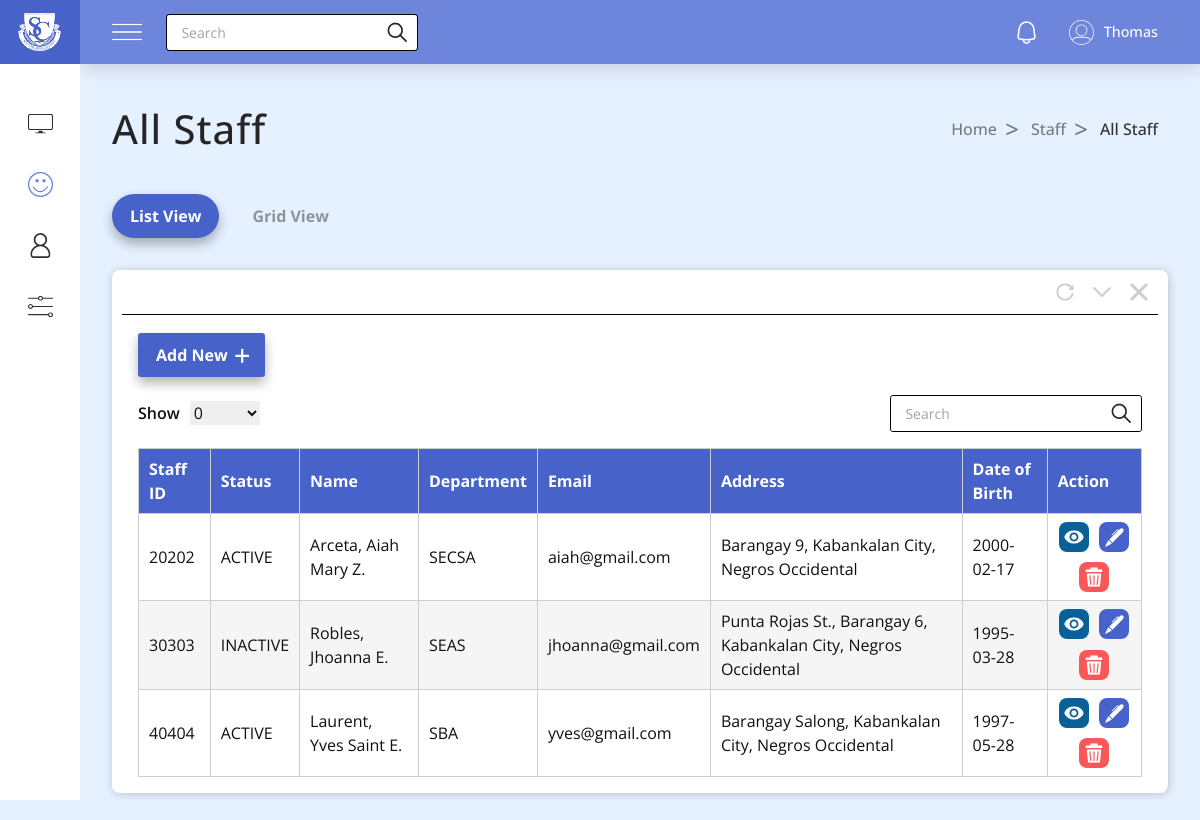
/admin/all_staff.php (signed in), run on the app's committed database.
### tables this page shows
CREATE TABLE `employee_tbl` (
  `employee_id` int(11) NOT NULL,
  `fname` varchar(255) NOT NULL,
  `mname` varchar(255) NOT NULL,
  `lname` varchar(255) NOT NULL,
  `date_of_birth` date NOT NULL,
  `place_of_birth` varchar(255) NOT NULL,
  `sex` varchar(255) NOT NULL,
  `blood_type` varchar(255) NOT NULL,
  `civil_status` varchar(255) NOT NULL,
  `tin_id` varchar(100) NOT NULL,
  `citizenship` varchar(255) NOT NULL,
  `sss_no` varchar(100) NOT NULL,
  `pagibig_no` varchar(100) NOT NULL,
  `philhealth_no` varchar(100) NOT NULL,
  `height` float NOT NULL,
  `weight` float NOT NULL,
  `residential_address` varchar(255) NOT NULL,
  `permanent_address` varchar(255) NOT NULL,
  `email` varchar(255) NOT NULL,
  `contact_number` varchar(100) NOT NULL,
  `status` varchar(255) NOT NULL DEFAULT 'ACTIVE',
  `photo_path` varchar(255) DEFAULT NULL,
  `department` varchar(255) NOT NULL
);

### admin/all_staff.php (the view, shortened to what this page needs)
<?php
$active = "all staff";
?>
<!DOCTYPE html>
<html lang="en">
<head>
    <link rel="stylesheet" href="styles/nav.css" />
    <link rel="stylesheet" href="styles/all.css" />
    <script src="https://cdn.tailwindcss.com"></script>
</head>
<body>
    <?php require 'partials/aside.php' ?>
    <?php require 'partials/nav.php' ?>
    <section class="section">
        <div class="section-title">
            <h1>All Staff</h1>
            <div class="breadcrumbs">
                <a href="/hrms/admin/">Home</a>
                <a href="/hrms/admin/all_staff.php">Staff</a>
                <a href="#">All Staff</a>
            </div>
        </div>
        <div class="view-buttons">
            <button type="button" class="view-btn active">List View</button>
            <button type="button" class="view-btn">Grid View</button>
        </div>
        <div class="table-container">
            <div class="table-buttons">
                <button><img src="images/refresh.svg" alt="refresh"></button>
                <button>
                </button>
                <button><img src="images/x.svg" alt="x"></button>
            </div>
            <hr />
            <div class="all-staff">
                <div class="add-btn">
                    <a href="add_staff.php">Add New</a>
                </div>
                <div class="filter-search-container">
                    <div class="filter">
                        <span>Show</span>
                        <select name="select" id="select">
                            <option value="" selected hidden>0</option>
                        </select>
                    </div>
                    <div class="search-container">
                        <input id="search" name="search" type="text" placeholder="Search" autocomplete="off" />
                        <button>
                            <img src="images/search.svg" alt="" />
                        </button>
                    </div>
                </div>
                <div class="main-table-container">
                    <div class="table">
                        <table>
                            <thead>
                                <tr>
                                    <th>Staff ID</th>
                                    <th>Status</th>
                                    <th>Name</th>
                                    <th>Department</th>
                                    <th>Email</th>
                                    <th>Address</th>
                                    <th>Date of Birth</th>
                                    <th>Action</th>
                                </tr>
                            </thead>
                            <tbody id="staff-table-body">
                                <?php
                                include('includes/connection.php');
                                $query = mysqli_query($conn, "SELECT * FROM `employee_tbl`");
                                while ($row = mysqli_fetch_array($query)) {
                                ?>
                                    <tr>
                                        <td><label><?php echo $row['employee_id']; ?></label></td>
                                        <td><label><?= $row['status'] ?></label></td>
                                        <td><label><?php echo $row['lname'] . ', ' . $row['fname'] . ' ' . $row['mname']; ?></label></td>
                                        <td><label><?php echo $row['department']; ?></label></td>
                                        <td><label><?php echo $row['email']; ?></label></td>
                                        <td><label><?php echo $row['permanent_address']; ?></label></td>
                                        <td><label><?php echo $row['date_of_birth']; ?></label></td>
                                        <td class='action'>
                                            <a class="view-btn" href="about_staff.php?id=<?php echo $row['employee_id'] ?>">
                                                <div>
                                                    <img src="images/eyes.svg" alt="View">
                                                </div>
                                            </a>
                                            <a class='update-btn' href='edit_staff.php?id=<?php echo $row['employee_id']; ?>'>
                                                <div>
                                                    <img src="images/update-btn.svg" alt="update">
                                                </div>
                                            </a>
                                            <a class="delete-btn" href="functions/staff/delete.php?id=<?php echo $row['employee_id']; ?>">
                                                <div>
                                                    <img src="images/delete-btn.svg" alt="update">
                                                </div>
                                            </a>
                                        </td>
                                    </tr>
                                <?php } ?>
                            </tbody>
                        </table>
                    </div>
                </div>
            </div>
        </div>
    </section>
</body>
</html>

### admin/styles/nav.css (style rules this page uses)
.search-container { display: flex; justify-content: center; align-items: center; position: relative; }
.search-container input { width: 200px; height: 35px; padding: 0 0.9rem; padding-right: 2.1rem; outline: none; border: none; border-radius: 3px; font-size: 14px; }
.search-container button { width: 20px; height: 20px; position: absolute; right: 10px; cursor: pointer; }

### admin/styles/all.css (style rules this page uses)
body { display: flex; }
.view-buttons { display: flex; justify-content: start; align-items: center; gap: 15px; }
.view-buttons .view-btn { font-size: 1rem; font-weight: 700; padding: 10px 18px; border-radius: 25px; color: #8d939a; transition: color 0.2s linear; }
.view-buttons .view-btn.active { background: #4763ca; color: white; box-shadow: 0 6px 12px rgba(0, 0, 0, 0.3); }
.table-container { width: 100%; display: flex; flex-direction: column; justify-content: center; margin-top: 2rem; padding: 0 10px 1rem; border-radius: 8px; background: white; box-shadow: 1px 1px 10px rgba(0, 0, 0, 0.2); overflow: hidden; }
.table-container .table-buttons { display: flex; justify-content: end; align-items: center; gap: 1.2rem; padding: 0.8rem 0; padding-right: 10px; }
.table-container .table-buttons button { display: flex; justify-content: start; align-items: center; font-size: 1rem; font-weight: 700; cursor: pointer; }
.table-container .table-buttons button img { width: 18px; height: 18px; object-fit: cover; }
.table-container .table-buttons button svg { width: 18px; height: 18px; object-fit: cover; }
.table-container .table-buttons button #arrow { fill: #cecece; transform: rotate(90deg); }
.table-container hr { height: 0; outline: none; border: none; border-top: 1px solid black; }
.add-btn { height: 5rem; display: flex; justify-content: start; align-items: center; }
.add-btn a { font-size: 1rem; font-weight: 700; padding: 10px 37px 10px 18px; border-radius: 3px; background: #4763ca; color: white; box-shadow: 0 6px 12px rgba(0, 0, 0, 0.3); transition: color 0.2s linear; position: relative; }
.add-btn a::after { content: "+"; position: absolute; top: 0; font-size: 1.8rem; font-weight: 500; margin-left: 0.4rem; }
.filter-search-container { width: 100%; display: flex; justify-content: space-between; align-items: center; }
.filter-search-container .filter { display: flex; justify-content: center; align-items: center; gap: 10px; }
.filter span { font-size: 1rem; font-weight: 600; }
.filter select { width: 70px; font-size: 1rem; }
.search-container { border: 1px solid black; border-radius: 3px; }
.search-container input { width: 250px; }
.all-staff { flex: auto; width: 100%; padding: 0 1rem; }
.main-table-container { flex: auto; width: 100%; overflow-x: auto; }
.table { position: relative; width: 100%; height: 100%; margin-top: 1rem; overflow-x: auto; }
.table table { width: 100%; height: 100%; border-collapse: collapse; table-layout: auto; }
.table table thead { background: #4763ca; color: white; }
.table table tr, .table table th, .table table td { border: 1px solid #cecece; padding: 8px 10px; text-align: start; overflow: hidden; text-overflow: ellipsis; }
.table table tr:nth-child(even) { background: #f5f5f5; }
.table table .action { width: 100%; height: 100%; display: flex; flex-wrap: wrap; justify-content: center; align-items: center; border: 0; gap: 10px; }
.table table .action .view-btn div { background: #086099; width: 30px; height: 30px; padding: 5px; border-radius: 8px; }
.table table .action .update-btn div { background: #4763ca; width: 30px; height: 30px; padding: 5px; border-radius: 8px; }
.table table .action .delete-btn div { background: #fa5858; width: 30px; height: 30px; padding: 5px; border-radius: 8px; }

### data on the page
employee_tbl: employee_id "20202", status "ACTIVE", lname "Arceta", fname "Aiah Mary", mname "Z.", department "SECSA", email "aiah@gmail.com", permanent_address "Barangay 9, Kabankalan City, Negros Occidental", date_of_birth "2000-02-17"
employee_tbl: employee_id "30303", status "INACTIVE", lname "Robles", fname "Jhoanna", mname "E.", department "SEAS", email "jhoanna@gmail.com", permanent_address "Punta Rojas St., Barangay 6, Kabankalan City, Negros Occidental", date_of_birth "1995-03-28"
employee_tbl: employee_id "40404", status "ACTIVE", lname "Laurent", fname "Yves Saint", mname "E.", department "SBA", email "yves@gmail.com", permanent_address "Barangay Salong, Kabankalan City, Negros Occidental", date_of_birth "1997-05-28"
